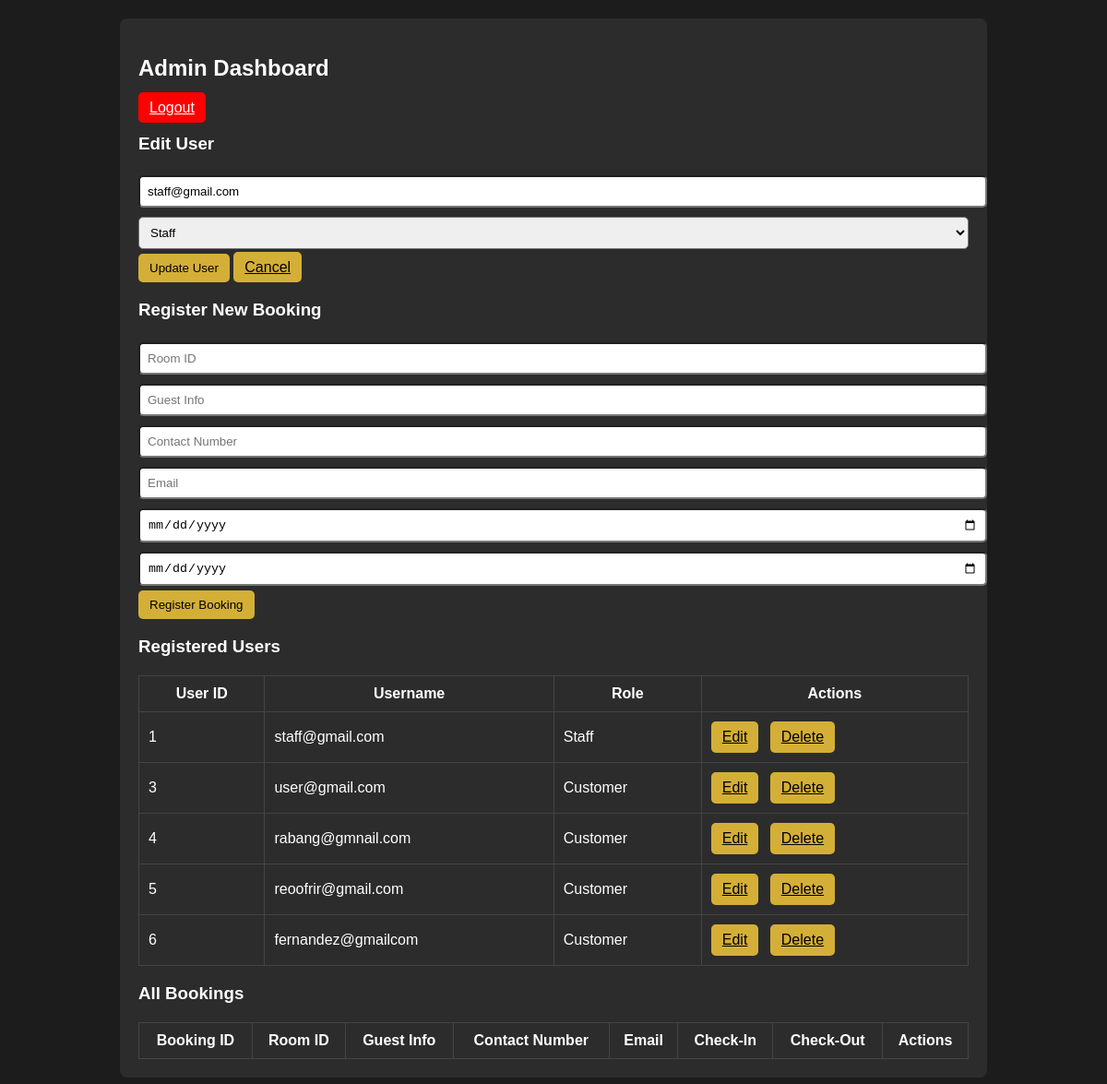
The page /admin_dashboard.php?edit_user=1 (signed in) on the database its author committed.
### tables this page shows
CREATE TABLE `users` (
  `UserID` int(11) NOT NULL,
  `Username` varchar(50) NOT NULL,
  `Password` varchar(255) NOT NULL,
  `Role` enum('Staff','Customer') DEFAULT 'Customer'
);

### admin_dashboard.php (the view, shortened to what this page needs)
<?php
include 'db.php';
$editMode = false;
$editUsername = "";
$editRole = "";
if (isset($_GET['edit_user'])) {
    $editId = $_GET['edit_user'];
    $stmt = $conn->prepare("SELECT * FROM Users WHERE UserID = ?");
    $stmt->execute([$editId]);
    $editUser = $stmt->fetch(PDO::FETCH_ASSOC);
    if ($editUser) {
        $editUsername = $editUser['Username'];
        $editRole = $editUser['Role'];
        $editMode = true;
    }
}
$editBookingMode = false;
$editBooking = [];
$users = $conn->query("SELECT * FROM Users")->fetchAll(PDO::FETCH_ASSOC);
?>
<!DOCTYPE html>
<html>
<head>
</head>
<body>
    <div class="container">
        <h2>Admin Dashboard</h2>
        <a href="?logout=true" class="btn" style="background-color: red; color: white;">Logout</a>
        <h3><?php echo $editMode ? "Edit User" : "Register User"; ?></h3>
        <form method="POST">
            <input type="text" name="username" placeholder="Username" value="<?php echo htmlspecialchars($editUsername); ?>" required>
            <select name="role" required>
                <option value="Staff" <?php if ($editRole === "Staff") echo "selected"; ?>>Staff</option>
            </select>
            <?php if ($editMode): ?>
                <button class="btn" type="submit" name="update_user">Update User</button>
                <a class="btn" href="admin_dashboard.php">Cancel</a>
            <?php else: ?>
                <button class="btn" type="submit" name="register_user">Register</button>
            <?php endif; ?>
        </form>
        <h3><?php echo $editBookingMode ? "Edit Booking" : "Register New Booking"; ?></h3>
        <form method="POST">
            <input type="text" name="room_id" placeholder="Room ID" value="<?php echo $editBookingMode ? htmlspecialchars($editBooking['RoomID']) : ''; ?>" required>
            <input type="text" name="guest_info" placeholder="Guest Info" value="<?php echo $editBookingMode ? htmlspecialchars($editBooking['GuestInfo']) : ''; ?>" required>
            <input type="text" name="contact_number" placeholder="Contact Number" value="<?php echo $editBookingMode ? htmlspecialchars($editBooking['ContactNumber']) : ''; ?>" required>
            <input type="email" name="email" placeholder="Email" value="<?php echo $editBookingMode ? htmlspecialchars($editBooking['Email']) : ''; ?>" required>
            <input type="date" name="check_in" value="<?php echo $editBookingMode ? htmlspecialchars($editBooking['CheckIn']) : ''; ?>" required>
            <input type="date" name="check_out" value="<?php echo $editBookingMode ? htmlspecialchars($editBooking['CheckOut']) : ''; ?>" required>
            <?php if ($editBookingMode): ?>
                <input type="hidden" name="booking_id" value="<?php echo $editBooking['BookingID']; ?>">
                <button class="btn" type="submit" name="update_booking">Update Booking</button>
                <a class="btn" href="admin_dashboard.php">Cancel</a>
            <?php else: ?>
                <button class="btn" type="submit" name="register_booking">Register Booking</button>
            <?php endif; ?>
        </form>
        <h3>Registered Users</h3>
        <table>
            <tr>
                <th>User ID</th>
                <th>Username</th>
                <th>Role</th>
                <th>Actions</th>
            </tr>
            <?php foreach ($users as $user): ?>
                <tr>
                    <td><?php echo $user['UserID']; ?></td>
                    <td><?php echo htmlspecialchars($user['Username']); ?></td>
                    <td><?php echo htmlspecialchars($user['Role']); ?></td>
                    <td>
                        <a class="btn btn-action" href="?edit_user=<?php echo $user['UserID']; ?>">Edit</a>
                        <a class="btn btn-action" href="?delete_user=<?php echo $user['UserID']; ?>" onclick="return confirm('Are you sure you want to delete this user?');">Delete</a>
                    </td>
                </tr>
            <?php endforeach; ?>
        </table>
        <h3>All Bookings</h3>
        <table>
            <tr>
                <th>Booking ID</th>
                <th>Room ID</th>
                <th>Guest Info</th>
                <th>Contact Number</th>
                <th>Email</th>
                <th>Check-In</th>
                <th>Check-Out</th>
                <th>Actions</th>
            </tr>
        </table>
    </div>
</body>
</html>

### admin_dashboard.php (style rules this page uses)
body { font-family: Arial, sans-serif; background-color: #1c1c1c; color: #fff; margin: 0; padding: 20px; }
.container { max-width: 900px; margin: auto; background-color: #2c2c2c; padding: 20px; border-radius: 8px; }
table { width: 100%; border-collapse: collapse; margin-top: 20px; }
th, td { padding: 10px; border: 1px solid #444; }
.btn { padding: 8px 12px; background-color: #d4af37; color: #000; border: none; border-radius: 5px; cursor: pointer; }
input, select { width: 100%; padding: 8px; margin: 5px 0; border-radius: 5px; }
.btn-action { margin-right: 8px; display: inline-block; }

### rows shown on the page
users: username "staff@gmail.com", role "Staff", UserID "1", Username "staff@gmail.com", Role "Staff"
users: UserID "3", Username "user@gmail.com", Role "Customer"
users: UserID "4", Username "rabang@gmnail.com", Role "Customer"
users: UserID "5", Username "reoofrir@gmail.com", Role "Customer"
users: UserID "6", Username "fernandez@gmailcom", Role "Customer"
